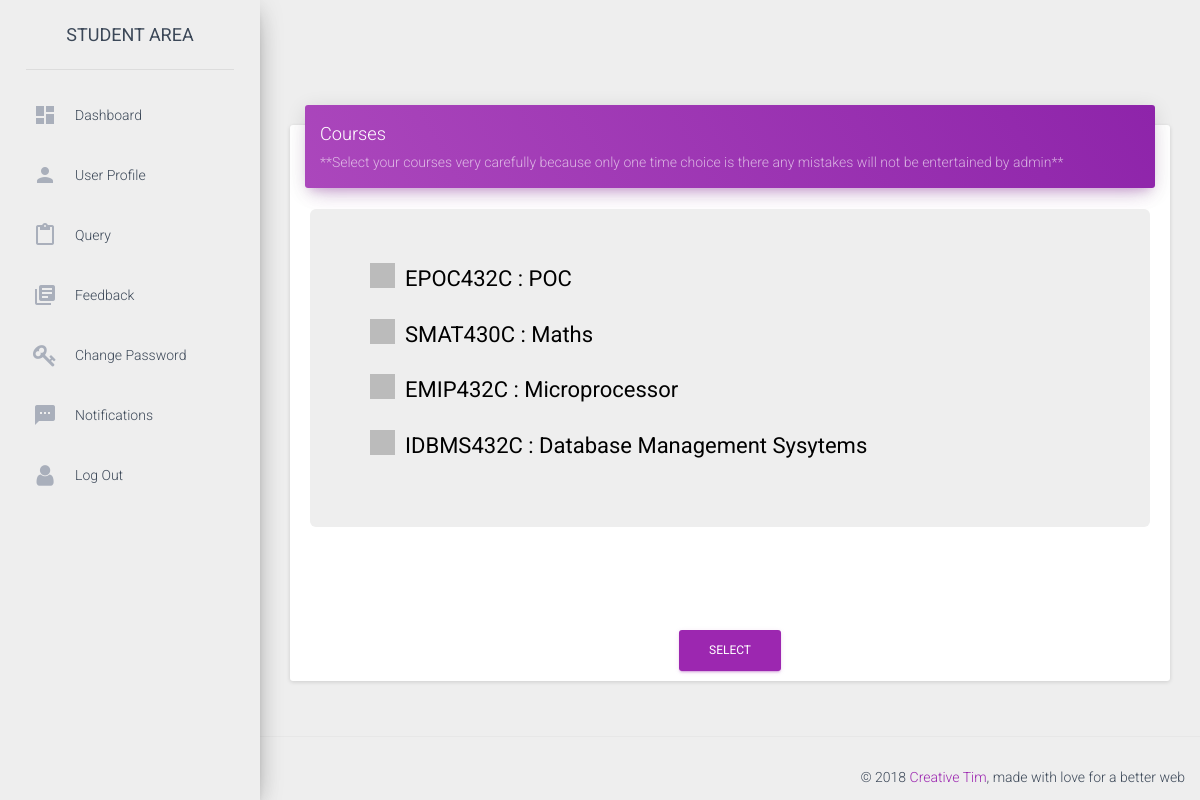
Page /courses (signed in) on the earlier database version.
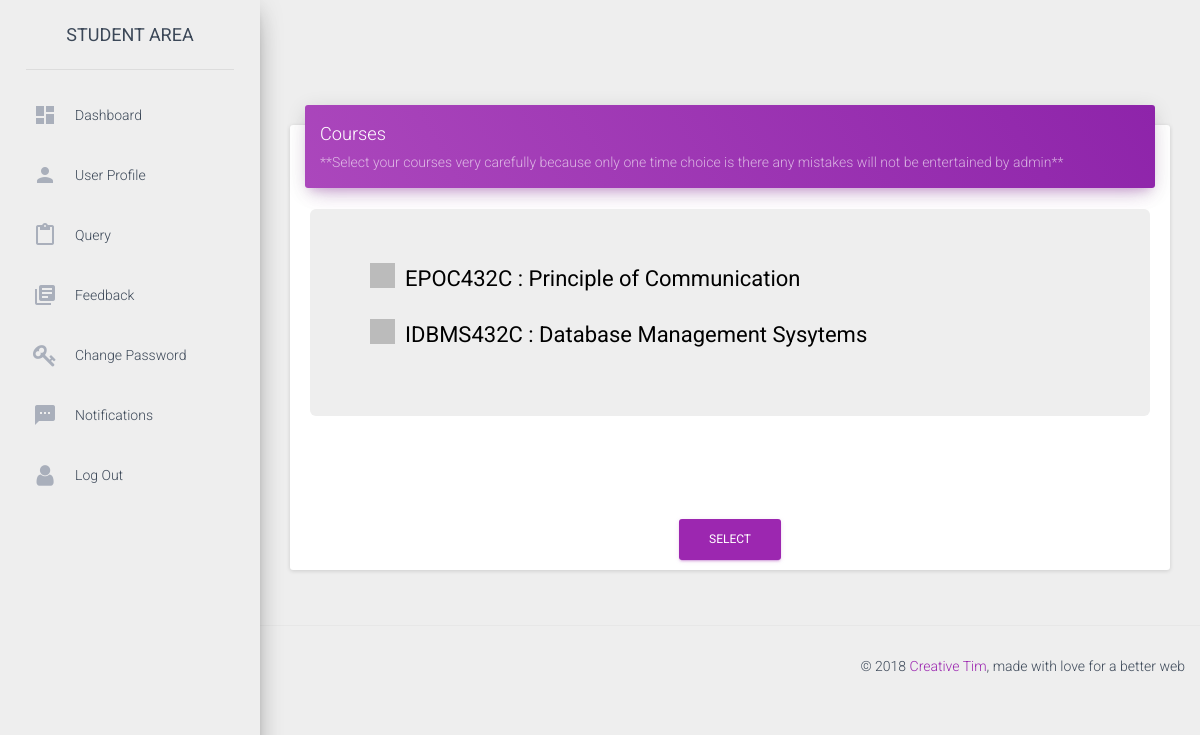
Same page on the later database version.
### app.py (models this page shows)
class courses(db.Model):
	__tablename__ = 'courses'
	column_display_pk = True
	course_code = db.Column(db.String(20), primary_key=True)
	course_name = db.Column(db.String(40))
	credits = db.Column(db.Integer)
	semester = db.Column(db.Integer)
	department = db.Column(db.String(40))

### app.py (the view)
@app.route('/courses',methods = ['GET','POST'])
def courses():
	global current
	course = None
	if session.get('logged_in'):
		conn = sqlite3.connect('students.sqlite3')
		cur = conn.cursor()
		cur.execute("SELECT * FROM users WHERE username = (?)",(current,))
		users = cur.fetchone()
		cur.execute("SELECT type1 from users where username = (?)",(current,))
		type1 = cur.fetchone()[0]
		if type1 == "Student" :
			cur.execute("SELECT semester from users where username = (?)",(current,))
			sem = int(cur.fetchone()[0])
			cur.execute("SELECT course_code,course_name from courses where semester = (?) ",(sem,))
			course = cur.fetchall()
		else :
			cur.execute("SELECT course_code,course_name from courses order by semester ")
			course = cur.fetchall()
		if request.method=="POST":
			for course_c in course:
				if request.form.get(course_c[0],):
					cur.execute("INSERT into users_courses (course_code,useremail) values (?,?)",(course_c[0],current+"@iiita.ac.in"))
					conn.commit()
			return redirect(url_for('dashboard',id=current))
		exist = None
		cur.execute("SELECT * FROM users_courses WHERE useremail = (?)",(current+"@iiita.ac.in",))
		users_cour = cur.fetchall()
		if users_cour != []:
			exist = True
		return render_template("courses.html",users=users,courses=course,exist=exist)
	return redirect(url_for('login'))

### templates/courses.html (shortened to what the changed rows need)
<!doctype html>
<html lang="en">
<head>
    <link href="../static/css/bootstrap.min.css" rel="stylesheet" />
    <link href="../static/css/material-dashboard.css?v=1.2.0" rel="stylesheet" />
    <link href="../static/css/demo.css" rel="stylesheet" />
    <link href="http://maxcdn.bootstrapcdn.com/font-awesome/latest/css/font-awesome.min.css" rel="stylesheet">
</head>
<body>
    <div class="wrapper">
        <div class="main-panel">
            <div class="content">
                <div class="container-fluid">
                    <div class="card">
                        <form method="POST" action="">
                        <div class="card-content">
                            <div class="row">
                                <div class="col-md-12">
                                    <div class="jumbotron" style="">
                                        {% for course in courses %}
                    					<div class="row">
                    					<div class="col-md-12">
                    						<label class="container">{{course[0].upper()}} : {{course[1]}}
                      						<span class="checkmark"></span>
                    						</label>
                    					</div>
                                        </div>
                                        {% endfor %}
                                    </div>
                                </div>
                            </div>
                            <br>
                            <br>
                        </div>
                    </form>
                    </div>
                </div>
            </div>
        </div>
    </div>
</body>
</html>

Differences in the rows shown:
removed courses: course_code "SMAT430C", course_name "Maths"
removed courses: course_code "EMIP432C", course_name "Microprocessor"
changed courses "EPOC432C": course_name "POC" → "Principle of Communication"
